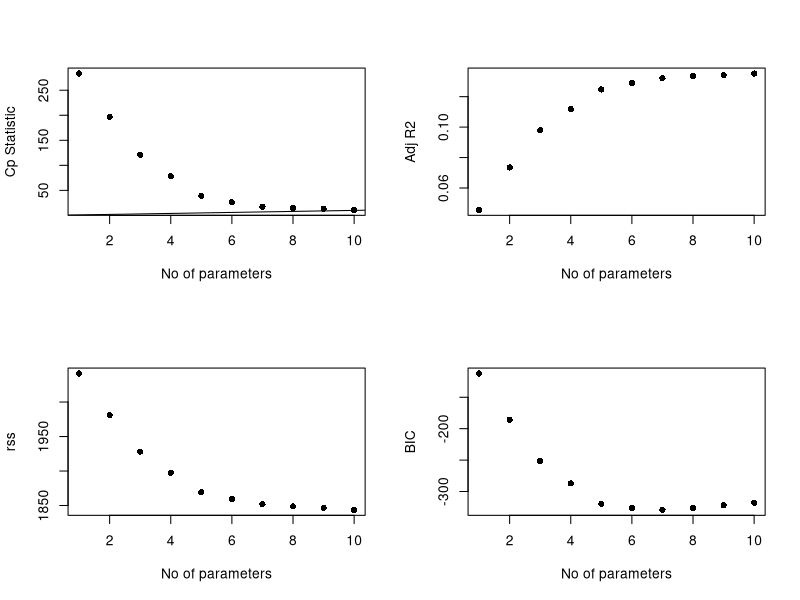
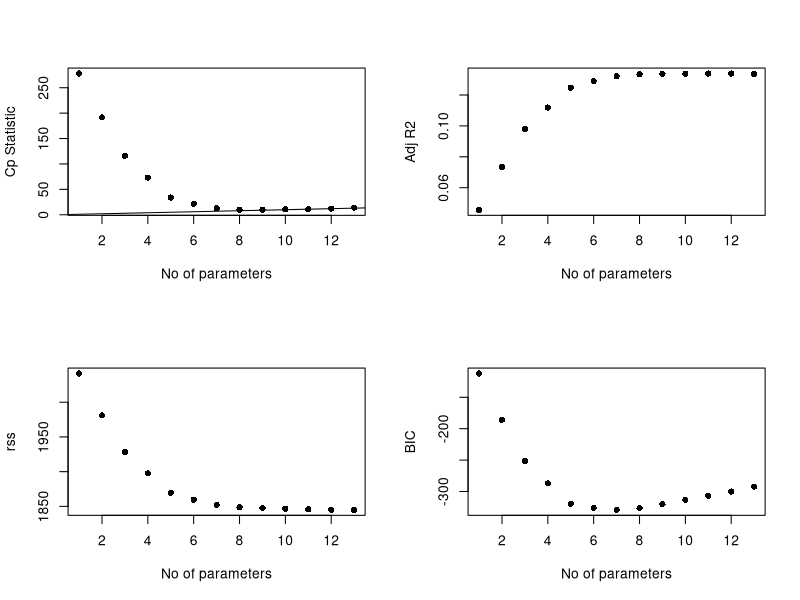
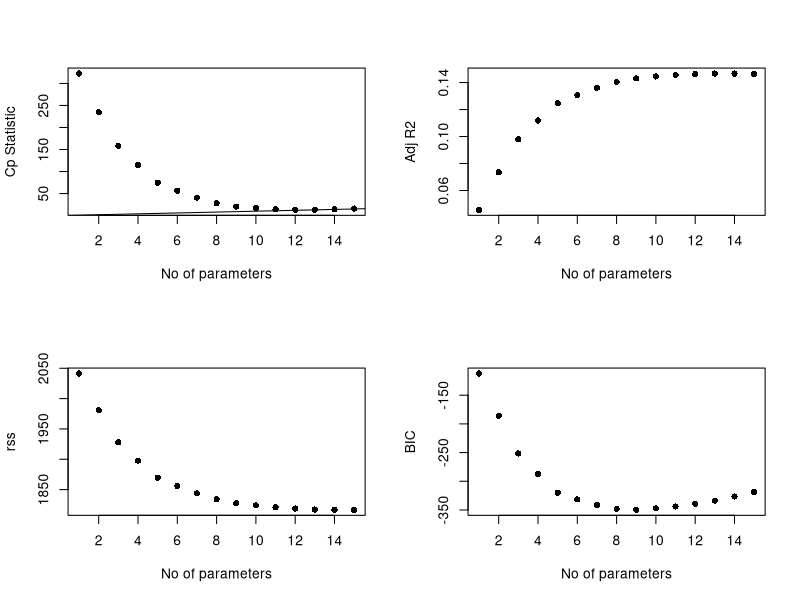
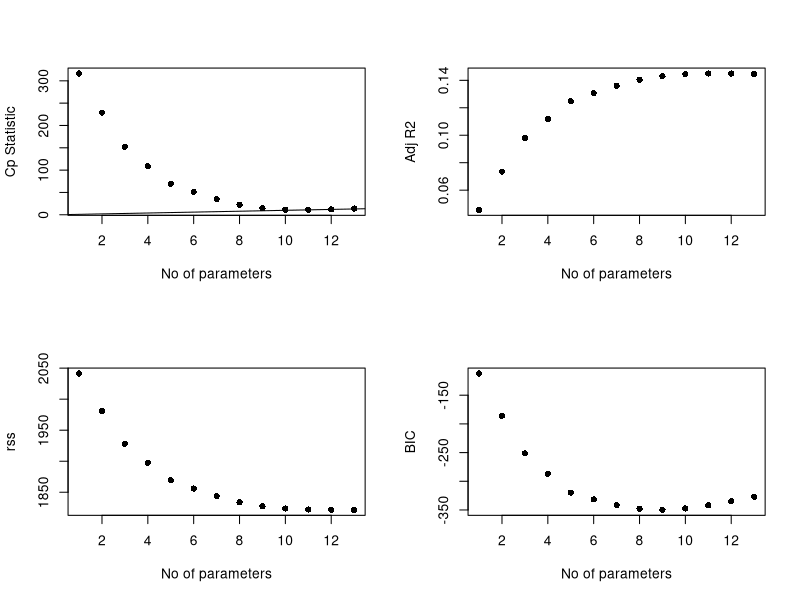
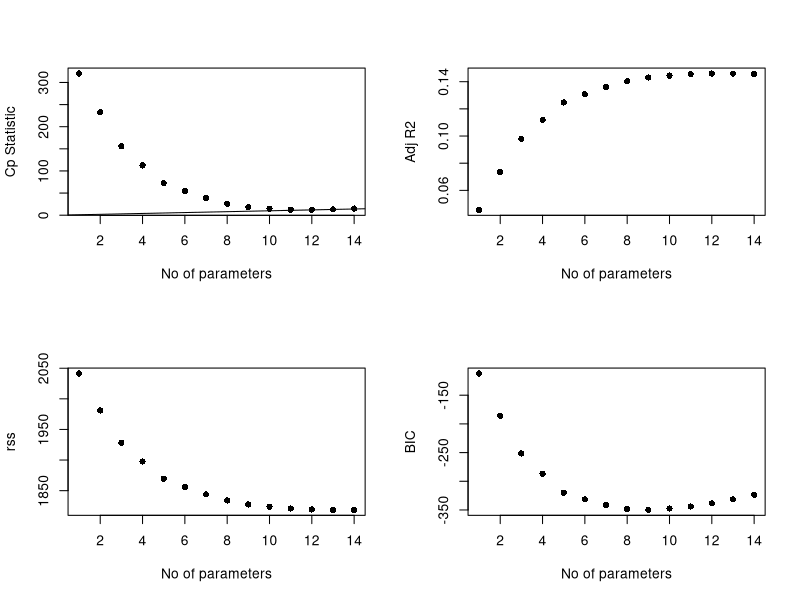

These charts were generated, in order, by the following R code: (Note: this script raises an error after producing the figures.)
## ---- chunk 1
library(tidyverse)
library(leaps)

#load the data
hos = read.csv("./data/cleaned_data_for_analyses.csv") %>% 
  select(-X, -postalcode,-facilityname,-facilityzip, -patientid, -visitid, -date) %>% 
  mutate(is30dayreadmit = as.factor(is30dayreadmit), icu_flag = as.factor(icu_flag))
str(hos)

## ---- chunk 2

# using criterion-based method

attach(hos)
model_bw <- lm(log_length_of_stay ~ is30dayreadmit + evisit + age 
               + gender + maritalstatus + insurancetype + heartrate_transformed
               + respirationrate_transformed+mean_arterial_pressure)
model_fw_new <- lm(log_length_of_stay ~ is30dayreadmit + cindex 
                    + evisit + age + temperature_cat  + maritalstatus 
                    + insurancetype + heartrate_transformed 
                    + respirationrate_transformed 
                    + mean_arterial_pressure)
model_sw_0.05 <- lm(log_length_of_stay ~ is30dayreadmit + cindex 
                    + evisit + age + temperature_cat + 
                    + insurancetype + heartrate_transformed 
                    + respirationrate_transformed 
                    + mean_arterial_pressure)
model_sw_0.10 <- lm(log_length_of_stay ~ is30dayreadmit + cindex 
                    + evisit + age + gender + maritalstatus + temperature_cat 
                    + insurancetype + heartrate_transformed 
                    + respirationrate_transformed 
                    + mean_arterial_pressure)
AIC(model_bw, model_fw_new, model_sw_0.05, model_sw_0.10)




criterion_bw <- regsubsets(log_length_of_stay ~ is30dayreadmit + evisit + age 
               + gender + maritalstatus + insurancetype + heartrate_transformed
               + respirationrate_transformed+mean_arterial_pressure, data = hos,
               nvmax= 15, nbest = 1)
criterion_fw <- regsubsets(log_length_of_stay ~ is30dayreadmit + evisit + age 
               + heartrate_transformed + respirationrate_transformed 
               + mean_arterial_pressure + insurancetype + race, data = hos, nvmax= 15
               , nbest = 1)
criterion_fw_new <- regsubsets(log_length_of_stay ~ is30dayreadmit + cindex 
                    + evisit + age + temperature_cat  + maritalstatus 
                    + insurancetype + heartrate_transformed 
                    + respirationrate_transformed 
                    + mean_arterial_pressure, data = hos, nvmax= 15, nbest = 1)
criterion_sw_0.05 <- regsubsets(log_length_of_stay ~ is30dayreadmit + cindex 
                    + evisit + age + temperature_cat + 
                    + insurancetype + heartrate_transformed 
                    + respirationrate_transformed 
                    + mean_arterial_pressure, data = hos, nvmax= 15, nbest = 1)
criterion_sw_0.10 <- regsubsets(log_length_of_stay ~ is30dayreadmit + cindex 
                    + evisit + age + gender + maritalstatus + temperature_cat 
                    + insurancetype + heartrate_transformed 
                    + respirationrate_transformed 
                    + mean_arterial_pressure, data = hos, nvmax= 15, nbest = 1)

#make plots to show the value of criterion

criterion_plot <- function(criterion, data, method){
  
  res_cri <- summary(criterion)
  par(mfrow=c(2,2))
  plot(1:dim(res_cri$which)[1], res_cri$cp, pch=16, xlab="No of parameters", ylab="Cp Statistic")
  abline(0,1)
  plot(1:dim(res_cri$which)[1], res_cri$adjr2, pch=16, xlab="No of parameters", ylab="Adj R2")
  plot(1:dim(res_cri$which)[1], res_cri$rss, pch=16, xlab="No of parameters", ylab="rss")
  plot(1:dim(res_cri$which)[1], res_cri$bic, pch=16, xlab="No of parameters", ylab="BIC")
}

criterion_plot(criterion_bw, data= hos, method = "backward eliminaton") 
criterion_plot(criterion_fw, data= hos, method = "forward eliminaton" )
criterion_plot(criterion_sw_0.10, data= hos, method = "stepwise 0.10" ) 
criterion_plot(criterion_sw_0.05, data= hos, method = "stepwise 0.05")
criterion_plot(criterion_fw_new, data= hos, method = "forward elimination by hand")
 
# make table to show the value of criterion

best <- function(criterion) {
  
  subsets <- with(summary(criterion), cbind(p = as.numeric(rownames(which)),
                                            which, rss, rsq, adjr2, cp, bic))
  return(round(subsets,4))%>% as.tibble()
}  

best(criterion_bw)%>% 
  select(p, rss, rsq, adjr2, cp, bic, everything())%>%
  knitr::kable()
best(criterion_fw)%>% 
  select(p, rss, rsq, adjr2, cp, bic, everything())%>%
  knitr::kable()
best(criterion_sw_0.05)%>% 
  select(p, rss, rsq, adjr2, cp, bic, everything())%>%
  knitr::kable()
best(criterion_sw_0.10)%>% 
  select(p, rss, rsq, adjr2, cp, bic, everything())%>%
  knitr::kable()
best(criterion_fw_new)%>% 
  select(p, rss, rsq, adjr2, cp, bic, everything())%>%
  knitr::kable()

criterion_result <- full_join(best(criterion_bw), best(criterion_fw))%>%
  full_join(., best(criterion_sw_0.05))%>%
  full_join(., best(criterion_sw_0.10))%>%
  full_join(.,best(criterion_fw_new))%>%
  select(p, rss, rsq, adjr2, cp, bic, everything())


write_csv(criterion_result, "criterion_result.csv")

# ANOVA for nested model
anova(model_bw, model_sw_0.10)
anova(model_fw_new, model_sw_0.10)
anova(model_sw_0.05, model_sw_0.10)
anova(model_fw_new, model_sw_0.05)

model_base <- lm(log_length_of_stay ~ is30dayreadmit + cindex 
                    + evisit + age + temperature_cat + 
                    + insurancetype + heartrate_transformed 
                    + respirationrate_transformed 
                    + mean_arterial_pressure)
model_gender <- lm(log_length_of_stay ~ is30dayreadmit + cindex 
                    + evisit + age + temperature_cat + gender + 
                    + insurancetype + heartrate_transformed 
                    + respirationrate_transformed 
                    + mean_arterial_pressure)
model_marritalstat <- lm(log_length_of_stay ~ is30dayreadmit + cindex 
                    + evisit + age + temperature_cat + maritalstatus +
                    + insurancetype + heartrate_transformed 
                    + respirationrate_transformed 
                    + mean_arterial_pressure)
model_both <- lm(log_length_of_stay ~ is30dayreadmit + cindex 
                    + evisit + age + temperature_cat + gender + maritalstatus +
                    + insurancetype + heartrate_transformed 
                    + respirationrate_transformed 
                    + mean_arterial_pressure)
model_both_int <- lm(log_length_of_stay ~ is30dayreadmit + cindex 
                    + evisit + age + temperature_cat + gender + maritalstatus 
                    + gender * maritalstatus  + insurancetype + heartrate_transformed 
                    + respirationrate_transformed 
                    + mean_arterial_pressure)
summary(model_both_int)
anova(model_base, model_gender)
anova(model_base, model_marritalstat)
anova(model_base, model_both)
anova(model_base, model_both_int)

par(mfrow = c(1, 2))
# Residuals vs fitted values plot
plot(fitted(model_sw_0.01), resid(model_sw_0.01), xlab = "Predicted/Fitted value", ylab = "Residual")
title("(a) Residual Plot for log_length_of_stay ")
abline(0, 0)

# Quantile - Quantile plot (QQ-plot)

qqnorm(resid(model_sw_0.01), xlab = "Expected Value", ylab = "Residual", main = "")
qqline(resid(model_sw_0.01))
title("(a) QQ Plot for log_length_of_stay")

plot(model_sw_0.01)
